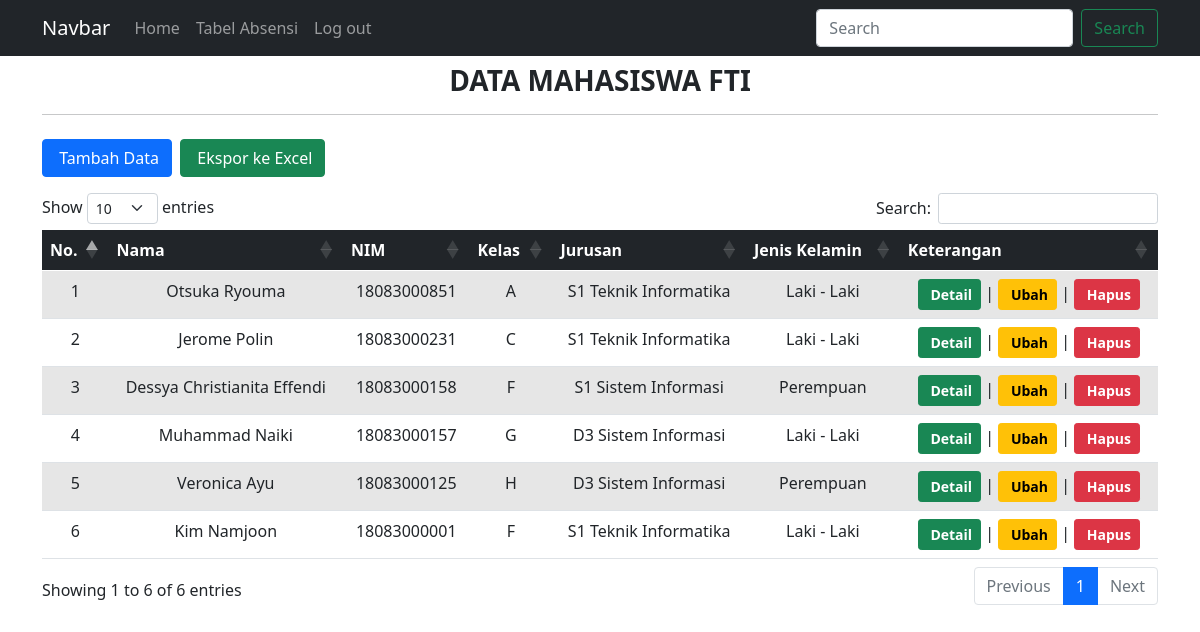
Screenshot of /tabeladmin.php with the database file from the repository.
### tables this page shows
CREATE TABLE `mahasiswa` (
  `id` int(11) NOT NULL,
  `nim` varchar(255) NOT NULL,
  `nama` varchar(255) NOT NULL,
  `kelas` varchar(255) NOT NULL,
  `jurusan` enum('S1 Sistem Informasi','S1 Teknik Informatika','D3 Sistem Informasi') NOT NULL,
  `jk` enum('Laki - Laki','Perempuan') NOT NULL,
  `Semester` varchar(2) NOT NULL,
  `catatan` varchar(500) NOT NULL
);

### koneksi.php (called while the page is built, shortened)
<?php
$koneksi = mysqli_connect("localhost", "root", "", "multi_user");
function query($query)
{
    global $koneksi;
    $result = mysqli_query($koneksi, $query);
    $rows = [];
    while ($row = mysqli_fetch_assoc($result)) {
        $rows[] = $row;
    }
    return $rows;
}
?>

### tabeladmin.php (the view, shortened to what this page needs)
<?php
require 'koneksi.php';
$siswa = query("SELECT * FROM mahasiswa ORDER BY nim DESC");
?>
<!DOCTYPE html>
<html lang="en">
<head>
    <link rel="stylesheet" href="https://cdn.datatables.net/1.10.23/css/dataTables.bootstrap5.min.css">
    <link rel="stylesheet" href="https://cdn.jsdelivr.net/npm/bootstrap@5.0.0-beta1/dist/css/bootstrap.min.css">
    <link href="https://cdn.jsdelivr.net/npm/bootstrap@5.0.2/dist/css/bootstrap.min.css" rel="stylesheet">
</head>
<body>
    <nav class="navbar navbar-expand-lg navbar-dark bg-dark ">
  <div class="container">
    <a class="navbar-brand" href="halaman_admin.php">Navbar</a>
    <div class="collapse navbar-collapse" id="navbarSupportedContent">
      <ul class="navbar-nav me-auto mb-2 mb-lg-0">
        <li class="nav-item">
          <a class="nav-link" aria-current="page" href="halaman_admin.php">Home</a>
        <li class="nav-item">
          <a class="nav-link" href="tabeladmin.php">Tabel Absensi</a>
        </li>
        <li class="nav-item">
          <a class="nav-link" href="logout.php" tabindex="-1" aria-disabled="true">Log out</a>
        </li>
      </ul>
      <form class="d-flex">
        <input class="form-control me-2" type="search" placeholder="Search" aria-label="Search">
        <button class="btn btn-outline-success" type="submit">Search</button>
      </form>
    </div>
  </div>
</nav>
    <div class="container">
        <div class="row my-2">
            <div class="col-md">
                <h3 class="text-center fw-bold text-uppercase">Data Mahasiswa FTI</h3>
                <hr>
            </div>
        </div>
        <div class="row my-2">
            <div class="col-md">
                <a href="addDataadmin.php" class="btn btn-primary"><i class="bi bi-person-plus-fill"></i>&nbsp;Tambah Data</a>
                <a href="export.php" target="_blank" class="btn btn-success ms-1"><i class="bi bi-file-earmark-spreadsheet-fill"></i>&nbsp;Ekspor ke Excel</a>
            </div>
        </div>
        <div class="row my-3">
            <div class="col-md">
                <table id="data" class="table table-striped table-responsive table-hover text-center" style="width:100%">
                    <thead class="table-dark">
                        <tr>
                            <th>No.</th>
                            <th>Nama</th>
                            <th>NIM</th>
                            <th>Kelas</th>
                            <th>Jurusan</th>
                            <th>Jenis Kelamin</th>
                            <th>Keterangan</th>
                        </tr>
                    </thead>
                    <tbody>
                        <?php $no = 1; ?>
                        <?php foreach ($siswa as $row) : ?>
                            <tr>
                                <td><?= $no++; ?></td>
                                <td><?= $row['nama']; ?></td>
                                <td><?= $row['nim']; ?></td>
                                <td><?= $row['kelas']; ?></td>
                                <td><?= $row['jurusan']; ?></td>
                                <td><?= $row['jk']; ?></td>
                                <td>
                                    <button class="btn btn-success btn-sm text-white detail" data-id="<?= $row['nim']; ?>" style="font-weight: 600;"><i class="bi bi-info-circle-fill"></i>&nbsp;Detail</button> |
                                    <a href="ubah.php?nim=<?= $row['nim']; ?>" class="btn btn-warning btn-sm" style="font-weight: 600;"><i class="bi bi-pencil-square"></i>&nbsp;Ubah</a> |
                                    <a href="hapus.php?nim=<?= $row['nim']; ?>" class="btn btn-danger btn-sm" style="font-weight: 600;" onclick="return confirm('Apakah anda yakin ingin menghapus data <?= $row['nama']; ?> ?');"><i class="bi bi-trash-fill"></i>&nbsp;Hapus</a>
                                </td>
                            </tr>
                        <?php endforeach; ?>
                    </tbody>
                </table>
            </div>
        </div>
    </div>
</body>
</html>

### rows the page displays
mahasiswa: nama "Otsuka Ryouma", nim "18083000851", kelas "A", jurusan "S1 Teknik Informatika", jk "Laki - Laki"
mahasiswa: nama "Jerome Polin", nim "18083000231", kelas "C", jurusan "S1 Teknik Informatika", jk "Laki - Laki"
mahasiswa: nama "Dessya Christianita Effendi", nim "18083000158", kelas "F", jurusan "S1 Sistem Informasi", jk "Perempuan"
mahasiswa: nama "Muhammad Naiki", nim "18083000157", kelas "G", jurusan "D3 Sistem Informasi", jk "Laki - Laki"
mahasiswa: nama "Veronica Ayu", nim "18083000125", kelas "H", jurusan "D3 Sistem Informasi", jk "Perempuan"
mahasiswa: nama "Kim Namjoon", nim "18083000001", kelas "F", jurusan "S1 Teknik Informatika", jk "Laki - Laki"
